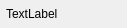
<?xml version="1.0" encoding="UTF-8"?>
<ui version="4.0">
 <class>PlayerListItem</class>
 <widget class="QWidget" name="PlayerListItem">
  <property name="geometry">
   <rect>
    <x>0</x>
    <y>0</y>
    <width>127</width>
    <height>28</height>
   </rect>
  </property>
  <property name="minimumSize">
   <size>
    <width>0</width>
    <height>28</height>
   </size>
  </property>
  <property name="windowTitle">
   <string>Form</string>
  </property>
  <layout class="QHBoxLayout" name="horizontalLayout">
   <property name="spacing">
    <number>3</number>
   </property>
   <property name="leftMargin">
    <number>6</number>
   </property>
   <property name="topMargin">
    <number>6</number>
   </property>
   <property name="rightMargin">
    <number>6</number>
   </property>
   <property name="bottomMargin">
    <number>6</number>
   </property>
   <item>
    <widget class="QLabel" name="label_username">
     <property name="text">
      <string>TextLabel</string>
     </property>
    </widget>
   </item>
  </layout>
 </widget>
 <resources/>
 <connections/>
</ui>
